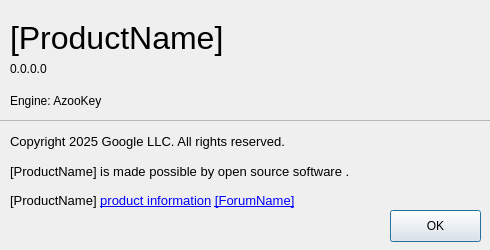
<?xml version="1.0" encoding="UTF-8"?>
<!--
 Copyright 2010-2021, Google Inc.
 All rights reserved.

 Redistribution and use in source and binary forms, with or without
 modification, are permitted provided that the following conditions are
 met:

     * Redistributions of source code must retain the above copyright
 notice, this list of conditions and the following disclaimer.
     * Redistributions in binary form must reproduce the above
 copyright notice, this list of conditions and the following disclaimer
 in the documentation and/or other materials provided with the
 distribution.
     * Neither the name of Google Inc. nor the names of its
 contributors may be used to endorse or promote products derived from
 this software without specific prior written permission.

 THIS SOFTWARE IS PROVIDED BY THE COPYRIGHT HOLDERS AND CONTRIBUTORS
 "AS IS" AND ANY EXPRESS OR IMPLIED WARRANTIES, INCLUDING, BUT NOT
 LIMITED TO, THE IMPLIED WARRANTIES OF MERCHANTABILITY AND FITNESS FOR
 A PARTICULAR PURPOSE ARE DISCLAIMED. IN NO EVENT SHALL THE COPYRIGHT
 OWNER OR CONTRIBUTORS BE LIABLE FOR ANY DIRECT, INDIRECT, INCIDENTAL,
 SPECIAL, EXEMPLARY, OR CONSEQUENTIAL DAMAGES (INCLUDING, BUT NOT
 LIMITED TO, PROCUREMENT OF SUBSTITUTE GOODS OR SERVICES; LOSS OF USE,
 DATA, OR PROFITS; OR BUSINESS INTERRUPTION) HOWEVER CAUSED AND ON ANY
 THEORY OF LIABILITY, WHETHER IN CONTRACT, STRICT LIABILITY, OR TORT
 (INCLUDING NEGLIGENCE OR OTHERWISE) ARISING IN ANY WAY OUT OF THE USE
 OF THIS SOFTWARE, EVEN IF ADVISED OF THE POSSIBILITY OF SUCH DAMAGE.
-->

<ui version="4.0">
 <class>AboutDialog</class>
 <widget class="QDialog" name="AboutDialog">
  <property name="geometry">
   <rect>
    <x>0</x>
    <y>0</y>
    <width>490</width>
    <height>250</height>
   </rect>
  </property>
  <property name="sizePolicy">
   <sizepolicy hsizetype="Fixed" vsizetype="Fixed">
    <horstretch>0</horstretch>
    <verstretch>0</verstretch>
   </sizepolicy>
  </property>
  <property name="minimumSize">
   <size>
    <width>490</width>
    <height>250</height>
   </size>
  </property>
  <property name="maximumSize">
   <size>
    <width>490</width>
    <height>250</height>
   </size>
  </property>
  <property name="windowTitle">
   <string>About [ProductName]</string>
  </property>
  <widget class="QFrame" name="color_frame">
   <property name="geometry">
    <rect>
     <x>-10</x>
     <y>120</y>
     <width>511</width>
     <height>161</height>
    </rect>
   </property>
   <property name="frameShape">
    <enum>QFrame::StyledPanel</enum>
   </property>
   <property name="frameShadow">
    <enum>QFrame::Raised</enum>
   </property>
   <widget class="QPushButton" name="pushButton">
    <property name="geometry">
     <rect>
      <x>400</x>
      <y>90</y>
      <width>91</width>
      <height>32</height>
     </rect>
    </property>
    <property name="text">
     <string>OK</string>
    </property>
   </widget>
   <widget class="QWidget" name="gridLayoutWidget_2">
    <property name="geometry">
     <rect>
      <x>20</x>
      <y>10</y>
      <width>471</width>
      <height>82</height>
     </rect>
    </property>
    <layout class="QGridLayout" name="gridLayout_3">
     <item row="0" column="0">
      <widget class="QLabel" name="label_6">
       <property name="font">
        <font>
         <pointsize>10</pointsize>
        </font>
       </property>
       <property name="text">
        <string>Copyright 2025 Google LLC. All rights reserved.</string>
       </property>
       <property name="alignment">
        <set>Qt::AlignLeading|Qt::AlignLeft|Qt::AlignVCenter</set>
       </property>
      </widget>
     </item>
     <item row="1" column="0">
      <widget class="QLabel" name="label_credits">
       <property name="font">
        <font>
         <pointsize>10</pointsize>
        </font>
       </property>
       <property name="text">
        <string>&lt;html&gt;&lt;body&gt;[ProductName] is made possible by &lt;a href=&quot;file://credits_en.html&quot;&gt;&lt;span style=&quot; text-decoration: underline; color:#0000ff;&quot;&gt;open source software&lt;/span&gt;&lt;/a&gt;.&lt;/body&gt;&lt;/html&gt;</string>
       </property>
      </widget>
     </item>
     <item row="1" column="1">
      <spacer name="horizontalSpacer_4">
       <property name="orientation">
        <enum>Qt::Horizontal</enum>
       </property>
       <property name="sizeHint" stdset="0">
        <size>
         <width>40</width>
         <height>20</height>
        </size>
       </property>
      </spacer>
     </item>
     <item row="0" column="1">
      <spacer name="horizontalSpacer_3">
       <property name="orientation">
        <enum>Qt::Horizontal</enum>
       </property>
       <property name="sizeHint" stdset="0">
        <size>
         <width>40</width>
         <height>20</height>
        </size>
       </property>
      </spacer>
     </item>
     <item row="2" column="0">
      <widget class="QLabel" name="label_terms">
       <property name="font">
        <font>
         <pointsize>10</pointsize>
        </font>
       </property>
       <property name="text">
        <string>&lt;html&gt;&lt;body&gt;[ProductName] &lt;a href=&quot;[ProductUrl]&quot;&gt;&lt;span style=&quot; text-decoration: underline; color:#0000ff;&quot;&gt;product information&lt;/span&gt;&lt;/a&gt; &lt;a href=&quot;[ForumUrl]&quot;&gt;&lt;span style=&quot; text-decoration: underline; color:#0000ff;&quot;&gt;[ForumName]&lt;/span&gt;&lt;/a&gt;&lt;/body&gt;&lt;/html&gt;</string>
       </property>
      </widget>
     </item>
     <item row="2" column="1">
      <spacer name="horizontalSpacer_5">
       <property name="orientation">
        <enum>Qt::Horizontal</enum>
       </property>
       <property name="sizeHint" stdset="0">
        <size>
         <width>40</width>
         <height>20</height>
        </size>
       </property>
      </spacer>
     </item>
    </layout>
   </widget>
  </widget>
  <widget class="QWidget" name="gridLayoutWidget">
   <property name="geometry">
    <rect>
     <x>10</x>
     <y>20</y>
     <width>471</width>
     <height>99</height>
    </rect>
   </property>
   <layout class="QGridLayout" name="gridLayout">
    <item row="0" column="0" colspan="2">
     <widget class="QLabel" name="label">
      <property name="font">
       <font>
        <pointsize>24</pointsize>
        <weight>50</weight>
        <bold>false</bold>
       </font>
      </property>
      <property name="text">
       <string>[ProductName]</string>
      </property>
      <property name="alignment">
       <set>Qt::AlignLeading|Qt::AlignLeft|Qt::AlignVCenter</set>
      </property>
     </widget>
    </item>
    <item row="0" column="2">
     <spacer name="horizontalSpacer_2">
      <property name="orientation">
       <enum>Qt::Horizontal</enum>
      </property>
      <property name="sizeHint" stdset="0">
       <size>
        <width>40</width>
        <height>20</height>
       </size>
      </property>
     </spacer>
    </item>
    <item row="1" column="0">
     <widget class="QLabel" name="version_label">
      <property name="text">
       <string>0.0.0.0</string>
      </property>
      <property name="alignment">
       <set>Qt::AlignLeading|Qt::AlignLeft|Qt::AlignTop</set>
      </property>
     </widget>
    </item>
    <item row="1" column="1" colspan="2">
     <spacer name="horizontalSpacer">
      <property name="orientation">
       <enum>Qt::Horizontal</enum>
      </property>
      <property name="sizeHint" stdset="0">
       <size>
        <width>40</width>
        <height>20</height>
       </size>
      </property>
     </spacer>
    </item>
    <item row="2" column="0" colspan="2">
     <widget class="QLabel" name="engine_label">
      <property name="font">
       <font>
        <pointsize>9</pointsize>
       </font>
      </property>
      <property name="text">
       <string>Engine: AzooKey</string>
      </property>
      <property name="alignment">
       <set>Qt::AlignLeading|Qt::AlignLeft|Qt::AlignTop</set>
      </property>
     </widget>
    </item>
    <item row="2" column="2">
     <spacer name="horizontalSpacer_6">
      <property name="orientation">
       <enum>Qt::Horizontal</enum>
      </property>
      <property name="sizeHint" stdset="0">
       <size>
        <width>40</width>
        <height>20</height>
       </size>
      </property>
     </spacer>
    </item>
   </layout>
  </widget>
 </widget>
 <resources/>
 <connections>
  <connection>
   <sender>pushButton</sender>
   <signal>clicked()</signal>
   <receiver>AboutDialog</receiver>
   <slot>accept()</slot>
   <hints>
    <hint type="sourcelabel">
     <x>428</x>
     <y>231</y>
    </hint>
    <hint type="destinationlabel">
     <x>284</x>
     <y>71</y>
    </hint>
   </hints>
  </connection>
  <connection>
   <sender>label_credits</sender>
   <signal>linkActivated(QString)</signal>
   <receiver>AboutDialog</receiver>
   <slot>linkActivated(QString)</slot>
   <hints>
    <hint type="sourcelabel">
     <x>189</x>
     <y>156</y>
    </hint>
    <hint type="destinationlabel">
     <x>231</x>
     <y>108</y>
    </hint>
   </hints>
  </connection>
  <connection>
   <sender>label_terms</sender>
   <signal>linkActivated(QString)</signal>
   <receiver>AboutDialog</receiver>
   <slot>linkActivated(QString)</slot>
   <hints>
    <hint type="sourcelabel">
     <x>150</x>
     <y>182</y>
    </hint>
    <hint type="destinationlabel">
     <x>128</x>
     <y>101</y>
    </hint>
   </hints>
  </connection>
 </connections>
 <slots>
  <slot>linkActivated(QString)</slot>
 </slots>
</ui>
